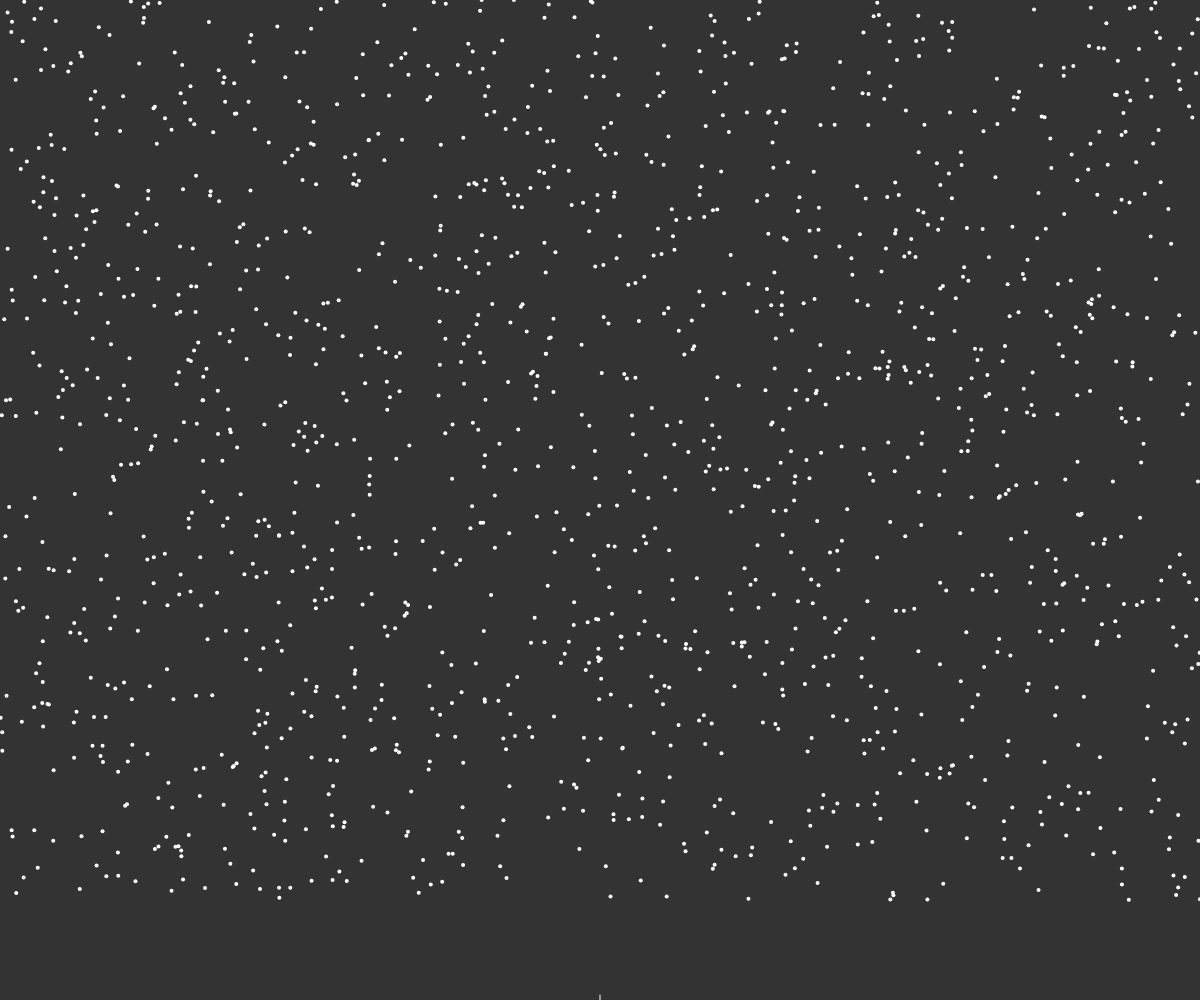
Frame 1 (no input)
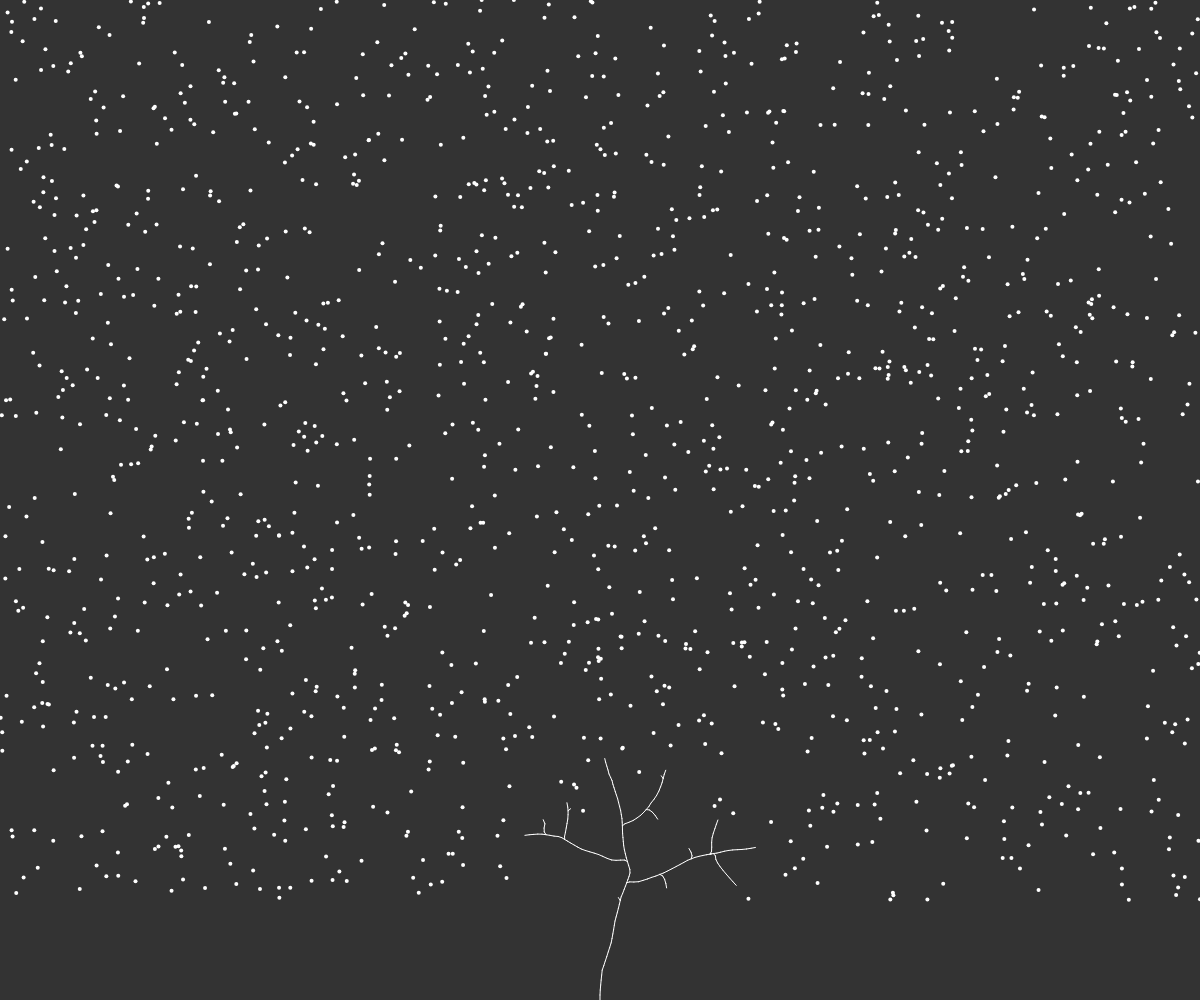
Frame 60 (no input)
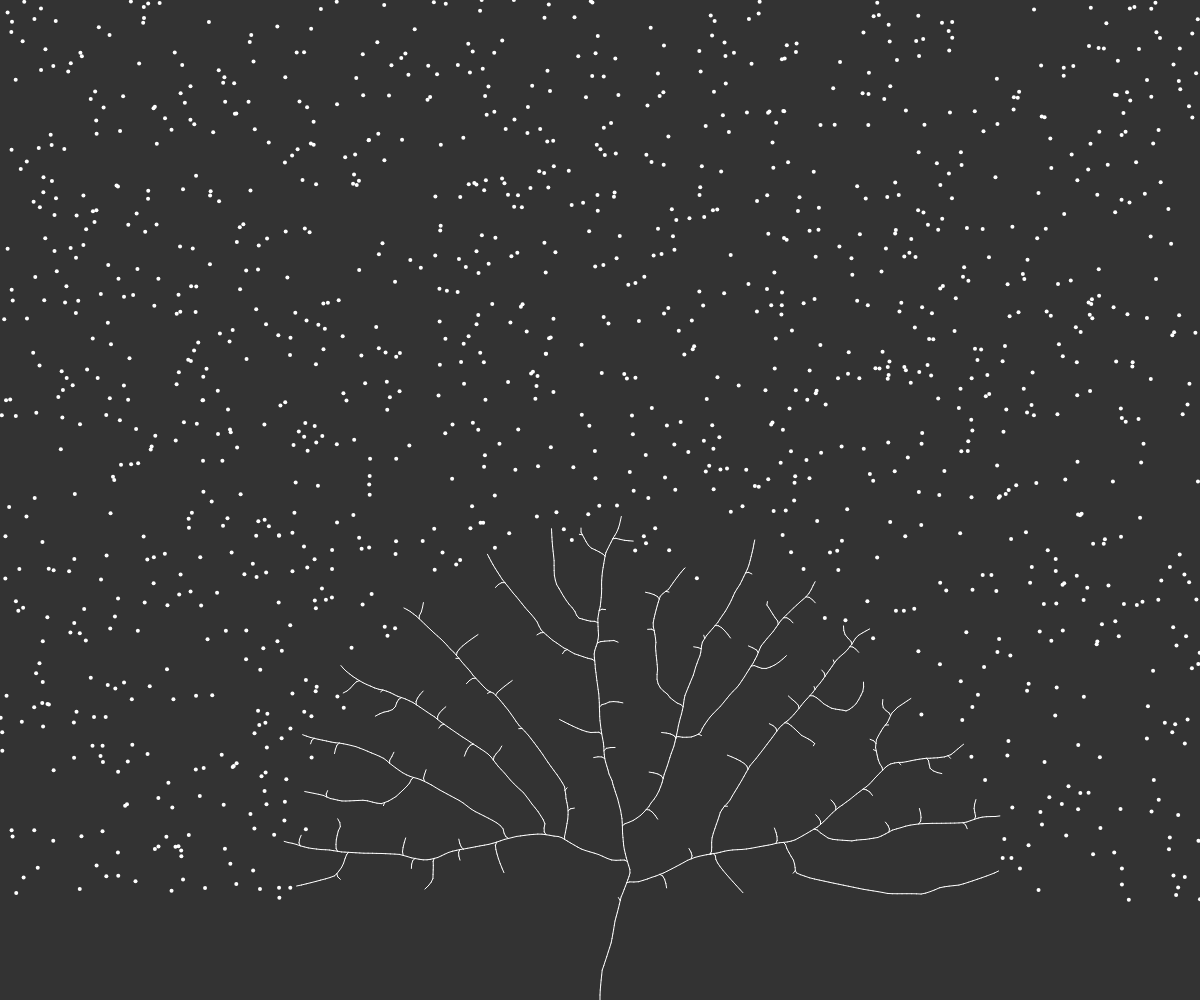
Frame 120 (the mouse pressed at the canvas centre since frame 60)

The p5.js sketch that drew these frames (run headless with seeded random() and noise() and a simulated clock; from frame 60 on, the mouse is pressed at the canvas centre):

// p5.js sketch
// ── sketch.js
// Nicholas Huaman
var tree;
var max_dist = 100;
var min_dist = 10;

function setup() {
  createCanvas(window.innerWidth, window.innerHeight);
  tree = new Tree();
}

function draw() {
  background(51);
  tree.show();
  tree.grow();
}

// ── branch.js
// Nicholas Huaman
function Branch(parent, pos, dir) {
  this.pos = pos;
  this.parent = parent;
  this.dir = dir;
  this.origDir = this.dir.copy();
  this.count = 0;
  this.len = 5;

  this.reset = function() {
    this.dir = this.origDir.copy();
    this.count = 0;
  }


  this.next = function() {
    var nextDir = p5.Vector.mult(this.dir, this.len);
    var nextPos = p5.Vector.add(this.pos, nextDir);
    var nextBranch = new Branch(this, nextPos, this.dir.copy());
    return nextBranch;
  }

  this.show = function() {
    if (parent != null) {
      stroke(255);
      line(this.pos.x, this.pos.y, this.parent.pos.x, this.parent.pos.y);
    }

  }
}

// ── leaf.js
// Nicholas Huaman
function Leaf() {
  this.pos = createVector(random(width), random(height - 100));
  this.reached = false;

  this.show = function() {
    fill(255);
    noStroke();
    ellipse(this.pos.x, this.pos.y, 4, 4);
  }

}

// ── tree.js
// Nicholas Huaman
function Tree() {
  this.leaves = [];
  this.branches = [];

  for (var i = 0; i < 1500; i++) {
    this.leaves.push(new Leaf());
  }
  var pos = createVector(width / 2, height);
  var dir = createVector(0, -1);
  var root = new Branch(null, pos, dir);
  this.branches.push(root);
  var current = root;
  var found = false;
  while (!found) {
    for (var i = 0; i < this.leaves.length; i++) {
      var d = p5.Vector.dist(current.pos, this.leaves[i].pos);
      if (d < max_dist) {
        found = true;
      }
    }
    if (!found) {
      var branch = current.next();
      current = branch;
      this.branches.push(current);
    }
  }

  this.grow = function() {
    for (var i = 0; i < this.leaves.length; i++) {
      var leaf = this.leaves[i];
      var closestBranch = null;
      var record = max_dist;
      for (var j = 0; j < this.branches.length; j++) {
        var branch = this.branches[j];
        var d = p5.Vector.dist(leaf.pos, branch.pos);
        if (d < min_dist) {
          leaf.reached = true;
          closestBranch = null;
          break;
        } else if (d < record) {
          closestBranch = branch;
          record = d;
        }
      }

      if (closestBranch != null) {
        var newDir = p5.Vector.sub(leaf.pos, closestBranch.pos);
        newDir.normalize();
        closestBranch.dir.add(newDir);
        closestBranch.count++;
      }
    }

    for (var i = this.leaves.length - 1; i >= 0; i--) {
      if (this.leaves[i].reached) {
        this.leaves.splice(i, 1);
      }
    }

    for (var i = this.branches.length - 1; i >= 0; i--) {
      var branch = this.branches[i];
      if (branch.count > 0) {
        branch.dir.div(branch.count + 1);
        this.branches.push(branch.next());
        branch.reset();
      }
    }
  }





  this.show = function() {
    for (var i = 0; i < this.leaves.length; i++) {
      this.leaves[i].show();
    }

    for (var i = 0; i < this.branches.length; i++) {
      this.branches[i].show();
    }

  }

}
